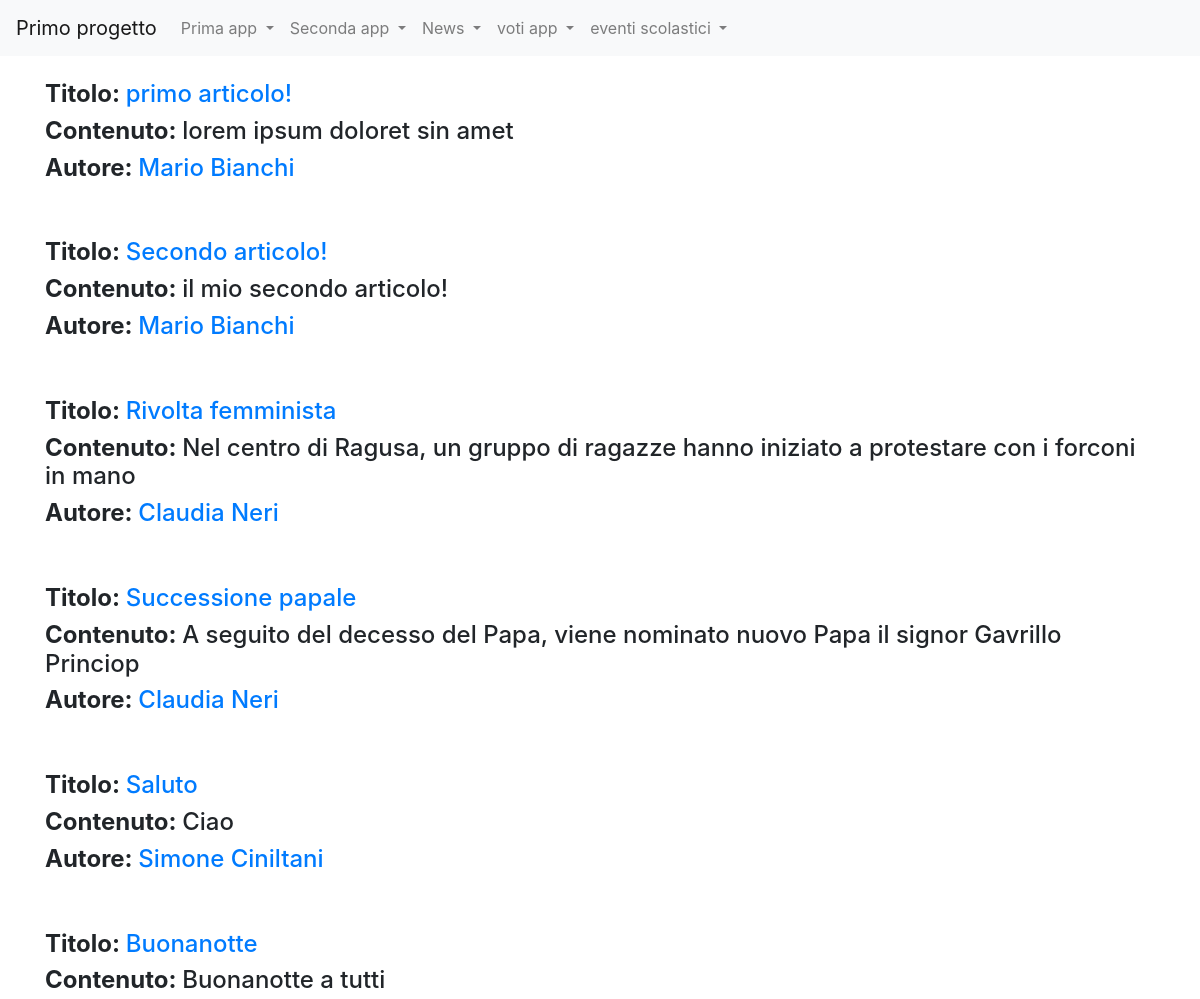
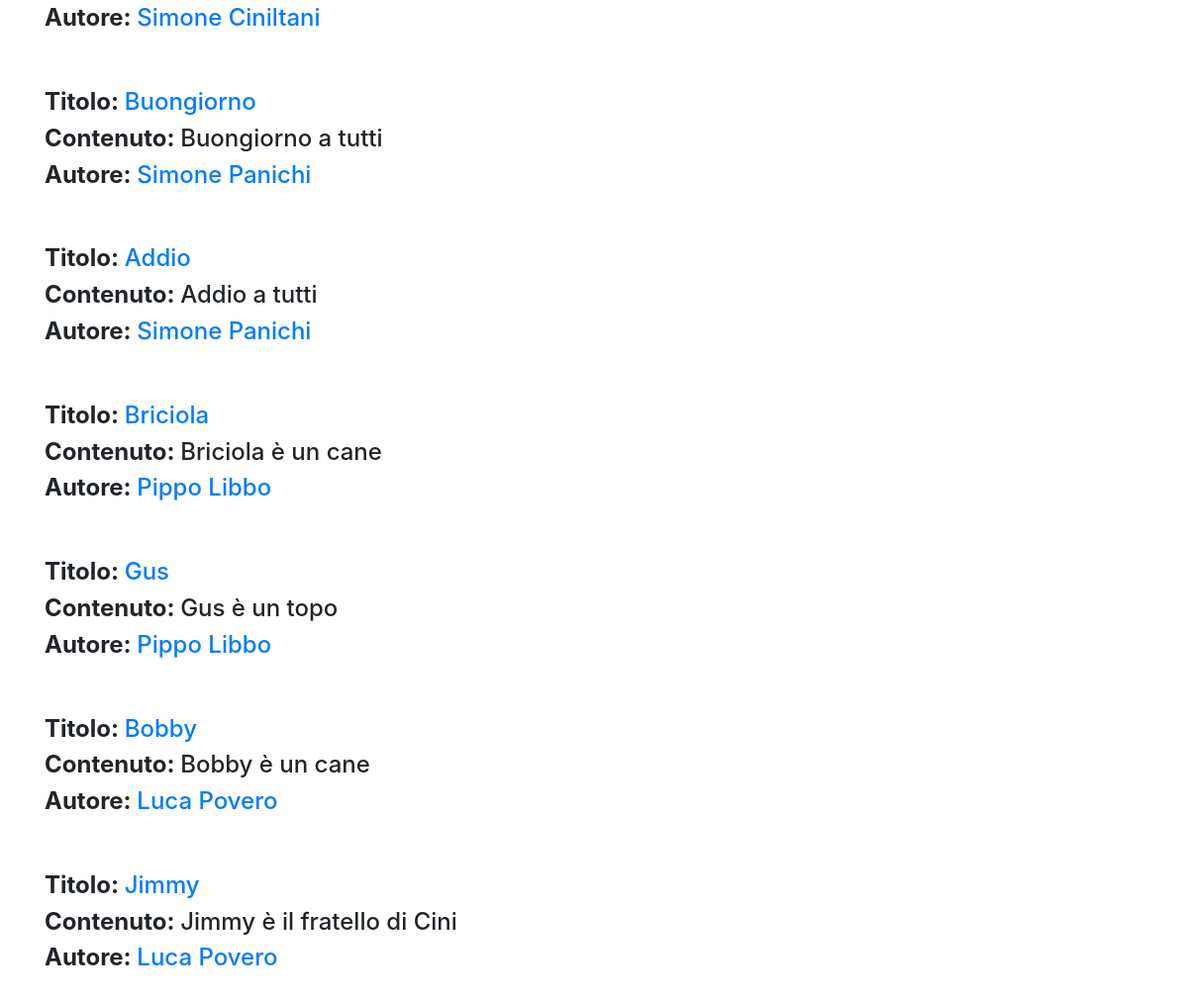
/news/lista_articoli/, run on the app's committed database (2 pictures, top to bottom).
### news/models.py (models this page shows)
class Articolo(models.Model):
    titolo=models.CharField(max_length=100)#necessita della lunghezza massima
    contenuto = models.TextField()
    giornalista = models.ForeignKey(Giornalista, on_delete= models.CASCADE, related_name="articoli")
    data=models.DateField(blank=True)
    visualizzazioni=models.IntegerField(default=0,blank=True)
    def __str__(self):
        return self.titolo
    class Meta:
        verbose_name="Articolo"
        verbose_name_plural="Articoli"

class Giornalista(models.Model):
    nome=models.CharField(max_length=20)
    cognome=models.CharField(max_length=20)
    anno_di_nascita=models.DateField(blank=True)
    def __str__(self):
        return self.nome+" "+self.cognome
    class Meta:
        verbose_name="Giornalista"
        verbose_name_plural="Giornalisti"

### news/views.py (the view)
# urls.py: path("lista_articoli/", listaArticoli, name="lista_articoli_giornalista"),
def listaArticoli(request, pk=None):
    if(pk==None):
        articoli=Articolo.objects.all()
    else:
        articoli=Articolo.objects.filter(giornalista_id=pk) #filtra solo chi possiede l'id ugaule a 1
    print(articoli)
    context={
        'articoli':articoli,
    }
    return render(request,'lista_articoli.html', context)

### news/templates/lista_articoli.html (shortened to what this page needs)
{% extends 'base.html' %}
{% block content %}
    {% for articolo in articoli %}
        <h4><b>Titolo: </b><a href="/news/articoli/{{articolo.id}}">{{articolo.titolo}}</a></h4>
        <h4><b>Contenuto: </b>{{articolo.contenuto}}</h4>
        <h4><b>Autore: </b><a href="{% url 'news:giornalista_detail' articolo.giornalista.id %}">{{articolo.giornalista}}</a></h4>
        <br><br>
    {% endfor %}
{% endblock content %}

### data on the page
Articolo: titolo "primo articolo!", contenuto "lorem ipsum doloret sin amet", giornalista "Mario Bianchi"
Articolo: titolo "Secondo articolo!", contenuto "il mio secondo articolo!", giornalista "Mario Bianchi"
Articolo: titolo "Rivolta femminista", contenuto "Nel centro di Ragusa, un gruppo di ragazze hanno iniziato a protestare con i forconi in mano", giornalista "Claudia Neri"
Articolo: titolo "Successione papale", contenuto "A seguito del decesso del Papa, viene nominato nuovo Papa il signor Gavrillo Princiop", giornalista "Claudia Neri"
Articolo: titolo "Saluto", contenuto "Ciao", giornalista "Simone Ciniltani"
Articolo: titolo "Buonanotte", contenuto "Buonanotte a tutti", giornalista "Simone Ciniltani"
Articolo: titolo "Buongiorno", contenuto "Buongiorno a tutti", giornalista "Simone Panichi"
Articolo: titolo "Addio", contenuto "Addio a tutti", giornalista "Simone Panichi"
Articolo: titolo "Briciola", contenuto "Briciola è un cane", giornalista "Pippo Libbo"
Articolo: titolo "Gus", contenuto "Gus è un topo", giornalista "Pippo Libbo"
Articolo: titolo "Bobby", contenuto "Bobby è un cane", giornalista "Luca Povero"
Articolo: titolo "Jimmy", contenuto "Jimmy è il fratello di Cini", giornalista "Luca Povero"
